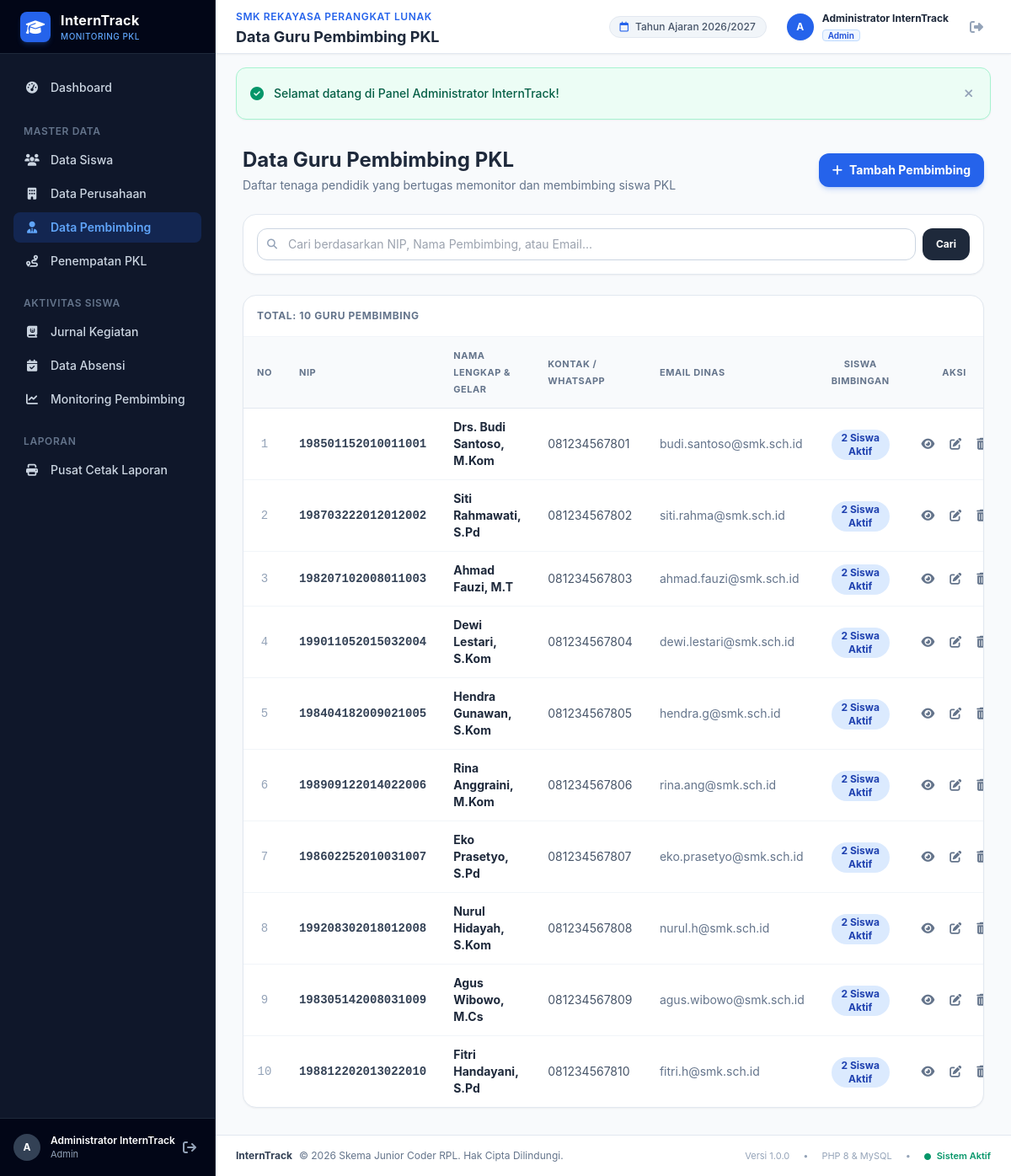
Page /admin/pembimbing/index.php (signed in) on the committed database.
### tables this page shows
CREATE TABLE `pembimbing` (
  `id` int(11) NOT NULL AUTO_INCREMENT,
  `user_id` int(11) DEFAULT NULL,
  `nip` varchar(30) NOT NULL,
  `nama` varchar(100) NOT NULL,
  `no_hp` varchar(25) NOT NULL,
  `email` varchar(100) DEFAULT NULL,
  `created_at` timestamp NOT NULL DEFAULT current_timestamp(),
  PRIMARY KEY (`id`),
  UNIQUE KEY `nip` (`nip`),
  KEY `fk_pembimbing_user` (`user_id`),
  CONSTRAINT `fk_pembimbing_user` FOREIGN KEY (`user_id`) REFERENCES `users` (`id`) ON DELETE SET NULL
);

### config/helper.php (called while the page is built, shortened)
<?php
function base_url($path = '') {
    $protocol = (!empty($_SERVER['HTTPS']) && $_SERVER['HTTPS'] !== 'off' || (isset($_SERVER['SERVER_PORT']) && $_SERVER['SERVER_PORT'] == 443)) ? "https://" : "http://";
    $host = isset($_SERVER['HTTP_HOST']) ? $_SERVER['HTTP_HOST'] : 'localhost';
    $script_dir = dirname($_SERVER['SCRIPT_NAME']);
    $script_dir = str_replace('\\', '/', $script_dir);
    $pos = stripos($script_dir, '/interntrack');
    if ($pos !== false) {
        $base = substr($script_dir, 0, $pos + 12);
    } else {
        $base = '';
    }
    $clean_path = ltrim($path, '/');
    return rtrim($protocol . $host . $base, '/') . ($clean_path ? '/' . $clean_path : '');
}
function clean_input($data) {
    return htmlspecialchars(trim($data ?? ''), ENT_QUOTES, 'UTF-8');
}

### admin/pembimbing/index.php (the view, shortened to what this page needs)
<?php
require_once __DIR__ . '/../../config/database.php';
require_once __DIR__ . '/../../config/helper.php';
$search = clean_input($_GET['search'] ?? '');
$sql = "
    SELECT
        pem.*,
        COUNT(pen.id) as total_bimbingan,
        SUM(CASE WHEN pen.status = 'Aktif' THEN 1 ELSE 0 END) as bimbingan_aktif
    FROM pembimbing pem
    LEFT JOIN penempatan pen ON pen.pembimbing_id = pem.id
    WHERE 1=1
";
$params = [];
$sql .= " GROUP BY pem.id ORDER BY pem.id ASC";
$stmt = $pdo->prepare($sql);
$stmt->execute($params);
$pembimbing_list = $stmt->fetchAll();
require_once __DIR__ . '/../../includes/header.php';
?>
<div class="flex h-screen overflow-hidden">
    <?php require_once __DIR__ . '/../../includes/sidebar.php'; ?>
    <div class="flex-1 flex flex-col overflow-y-auto">
        <?php require_once __DIR__ . '/../../includes/navbar.php'; ?>
        <main class="p-4 sm:p-6 lg:p-8 space-y-6">
            <div class="flex flex-col sm:flex-row sm:items-center justify-between gap-4">
                <div>
                    <h2 class="text-xl sm:text-2xl font-bold text-slate-800">Data Guru Pembimbing PKL</h2>
                    <p class="text-xs sm:text-sm text-slate-500 mt-1">Daftar tenaga pendidik yang bertugas memonitor dan membimbing siswa PKL</p>
                </div>
                <div class="flex items-center gap-3">
                    <a href="<?= base_url('admin/pembimbing/tambah.php') ?>" class="px-4 py-2.5 bg-blue-600 hover:bg-blue-700 text-white rounded-xl text-xs sm:text-sm font-bold shadow-md shadow-blue-600/20 transition-all flex items-center gap-2">
                        <i class="fa-solid fa-plus"></i>
                        <span>Tambah Pembimbing</span>
                    </a>
                </div>
            </div>
            <div class="bg-white p-4 rounded-2xl border border-slate-200 shadow-sm">
                <form action="<?= base_url('admin/pembimbing/index.php') ?>" method="GET" class="flex gap-2">
                    <div class="relative flex-1">
                        <span class="absolute inset-y-0 left-0 flex items-center pl-3 text-slate-400">
                            <i class="fa-solid fa-magnifying-glass text-xs"></i>
                        </span>
                        <input type="text" name="search" value="<?= htmlspecialchars($search) ?>" placeholder="Cari berdasarkan NIP, Nama Pembimbing, atau Email..."
                               class="w-full pl-9 pr-3 py-2 border border-slate-300 rounded-xl text-xs sm:text-sm focus:outline-none focus:ring-2 focus:ring-blue-500">
                    </div>
                    <button type="submit" class="px-4 py-2 bg-slate-800 hover:bg-slate-900 text-white rounded-xl text-xs font-bold transition-colors">
                        Cari
                    </button>
                </form>
            </div>
            <div class="bg-white rounded-2xl border border-slate-200 shadow-sm overflow-hidden">
                <div class="p-4 border-b border-slate-100 flex items-center justify-between">
                    <span class="text-xs font-bold text-slate-500 uppercase tracking-wider">Total: <?= count($pembimbing_list) ?> Guru Pembimbing</span>
                </div>
                <div class="overflow-x-auto">
                    <table class="w-full text-left text-xs sm:text-sm">
                        <thead class="bg-slate-50 text-slate-500 uppercase text-[11px] tracking-wider border-b border-slate-200">
                            <tr>
                                <th class="py-3 px-4 text-center w-12">No</th>
                                <th class="py-3 px-4">NIP</th>
                                <th class="py-3 px-4">Nama Lengkap & Gelar</th>
                                <th class="py-3 px-4">Kontak / WhatsApp</th>
                                <th class="py-3 px-4">Email Dinas</th>
                                <th class="py-3 px-4 text-center">Siswa Bimbingan</th>
                                <th class="py-3 px-4 text-center w-36">Aksi</th>
                            </tr>
                        </thead>
                        <tbody class="divide-y divide-slate-100">
                            <?php if (empty($pembimbing_list)): ?>
                                <tr>
                                    <td colspan="7" class="py-8 text-center text-slate-400 text-xs">
                                        Tidak ada data guru pembimbing yang ditemukan.
                                    </td>
                                </tr>
                            <?php else: ?>
                                <?php foreach ($pembimbing_list as $index => $row): ?>
                                    <tr class="hover:bg-slate-50 transition-colors">
                                        <td class="py-3 px-4 text-center text-slate-400 font-mono"><?= $index + 1 ?></td>
                                        <td class="py-3 px-4 font-mono font-semibold text-slate-700"><?= htmlspecialchars($row['nip']) ?></td>
                                        <td class="py-3 px-4">
                                            <a href="<?= base_url('admin/pembimbing/detail.php?id=' . $row['id']) ?>" class="font-bold text-slate-800 hover:text-blue-600 block">
                                                <?= htmlspecialchars($row['nama']) ?>
                                            </a>
                                        </td>
                                        <td class="py-3 px-4 text-slate-600"><?= htmlspecialchars($row['no_hp']) ?></td>
                                        <td class="py-3 px-4 text-slate-500"><?= htmlspecialchars($row['email'] ?? '-') ?></td>
                                        <td class="py-3 px-4 text-center">
                                            <span class="inline-flex items-center px-2 py-0.5 rounded-full text-xs font-bold <?= $row['bimbingan_aktif'] > 0 ? 'bg-blue-100 text-blue-800' : 'bg-slate-100 text-slate-600' ?>">
                                                <?= (int)$row['bimbingan_aktif'] ?> Siswa Aktif
                                            </span>
                                        </td>
                                        <td class="py-3 px-4 text-center">
                                            <div class="flex items-center justify-center gap-1.5">
                                                <a href="<?= base_url('admin/pembimbing/detail.php?id=' . $row['id']) ?>" title="Detail" class="p-1.5 text-slate-500 hover:text-blue-600 hover:bg-blue-50 rounded-lg">
                                                    <i class="fa-solid fa-eye"></i>
                                                </a>
                                                <a href="<?= base_url('admin/pembimbing/edit.php?id=' . $row['id']) ?>" title="Edit" class="p-1.5 text-slate-500 hover:text-amber-600 hover:bg-amber-50 rounded-lg">
                                                    <i class="fa-solid fa-pen-to-square"></i>
                                                </a>
                                                <button type="button" onclick="confirmAction('Hapus data pembimbing <?= addslashes(htmlspecialchars($row['nama'])) ?>?', '<?= base_url('admin/pembimbing/hapus.php?id=' . $row['id']) ?>')" title="Hapus" class="p-1.5 text-slate-500 hover:text-rose-600 hover:bg-rose-50 rounded-lg">
                                                    <i class="fa-solid fa-trash-can"></i>
                                                </button>
                                            </div>
                                        </td>
                                    </tr>
                                <?php endforeach; ?>
                            <?php endif; ?>
                        </tbody>
                    </table>
                </div>
            </div>
        </main>
        <?php require_once __DIR__ . '/../../includes/footer.php'; ?>

### assets/css/style.css (style rules this page uses)
body { font-family: -apple-system, BlinkMacSystemFont, "Segoe UI", Roboto, "Helvetica Neue", Arial, sans-serif; background-color: #f8fafc; color: #1e293b; }

### rows in the picture
pembimbing: nip "198501152010011001", nama "Drs. Budi Santoso, M.Kom", no_hp "081234567801", email "budi.santoso@smk.sch.id", bimbingan_aktif "2"
pembimbing: nip "198703222012012002", nama "Siti Rahmawati, S.Pd", no_hp "081234567802", email "siti.rahma@smk.sch.id", bimbingan_aktif "2"
pembimbing: nip "198207102008011003", nama "Ahmad Fauzi, M.T", no_hp "081234567803", email "ahmad.fauzi@smk.sch.id", bimbingan_aktif "2"
pembimbing: nip "199011052015032004", nama "Dewi Lestari, S.Kom", no_hp "081234567804", email "dewi.lestari@smk.sch.id", bimbingan_aktif "2"
pembimbing: nip "198404182009021005", nama "Hendra Gunawan, S.Kom", no_hp "081234567805", email "hendra.g@smk.sch.id", bimbingan_aktif "2"
pembimbing: nip "198909122014022006", nama "Rina Anggraini, M.Kom", no_hp "081234567806", email "rina.ang@smk.sch.id", bimbingan_aktif "2"
pembimbing: nip "198602252010031007", nama "Eko Prasetyo, S.Pd", no_hp "081234567807", email "eko.prasetyo@smk.sch.id", bimbingan_aktif "2"
pembimbing: nip "199208302018012008", nama "Nurul Hidayah, S.Kom", no_hp "081234567808", email "nurul.h@smk.sch.id", bimbingan_aktif "2"
pembimbing: nip "198305142008031009", nama "Agus Wibowo, M.Cs", no_hp "081234567809", email "agus.wibowo@smk.sch.id", bimbingan_aktif "2"
pembimbing: nip "198812202013022010", nama "Fitri Handayani, S.Pd", no_hp "081234567810", email "fitri.h@smk.sch.id", bimbingan_aktif "2"

### other values in the picture
substr($current_user['nama_lengkap'] ?? 'U', 0, 1) "A"
$current_user['nama_lengkap'] "Administrator InternTrack"
$current_user['role'] "Admin"
$page_title "Data Guru Pembimbing PKL"
$flash['message'] "Selamat datang di Panel Administrator InternTrack!"
count($pembimbing_list) "10"
